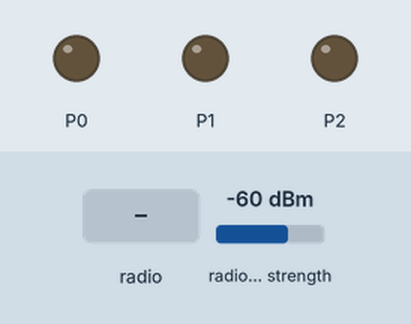
A program run on a simulated BBC micro:bit running MicroPython. Parts: output pins drawn as LEDs (lit = HIGH). The test bench sets the inputs (shaded band); at power-on: radio signal strength -60 dBm.

Above: at 1.2 s.
1.3 s: radio message "2" arrives
At 2.6 s:
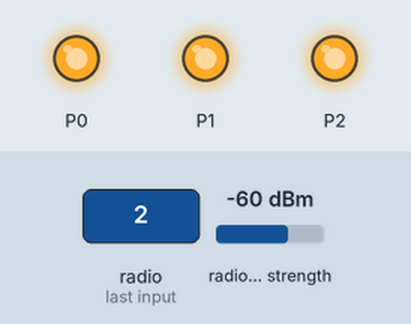
2.9 s: radio message "10" arrives
4.4 s: radio message "9" arrives
At 5.8 s:
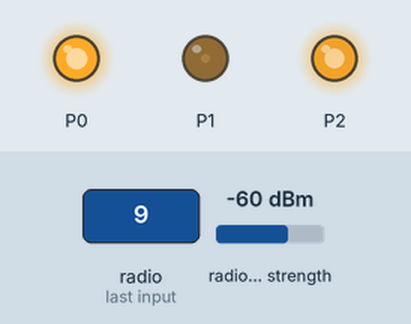
Timing chart, 0 to 7.4 s (numbered marks = the images above; inputs shaded):
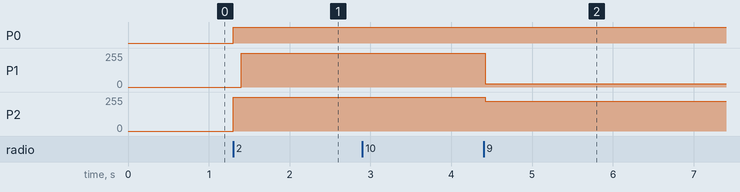

The program:

Receiver.py
```python
from microbit import *
import radio
radio.on()

def set_rgb(green, red, blue):
    pin0.write_analog(green)
    pin1.write_analog(red)
    pin2.write_analog(blue)

# receiver will show the distance to the beacon
# the number of receivers should be easily adjustable
while True:
    message = radio.receive_full()
    incoming = radio.receive()
    if message:
        strength = message[1]+100
        displaystrength = (int((strength/5)+1))
        sleep(20)
# creates a color spectrum from red to blue
        # full red
        if displaystrength == 10:
            set_rgb(1023, 0, 1023)
            sleep(20)
        if displaystrength == 9:
            set_rgb(1023, 100, 900)
            sleep(20)
        if displaystrength == 8:
            set_rgb(1023, 200, 700)
            sleep(20)
        if displaystrength == 7:
            set_rgb(1023, 400, 500)
            sleep(20)
        if displaystrength == 6:
            set_rgb(1023, 600, 300)
            sleep(20)
        if displaystrength == 5:
            set_rgb(1023, 800, 100)
            sleep(20)
        if displaystrength == 4:
            set_rgb(900, 900, 100)
            sleep(20)
        if displaystrength == 3:
            set_rgb(800, 1023, 100)
            sleep(20)
        if displaystrength == 2:
            set_rgb(600, 1023, 300)
            sleep(20)
        if displaystrength == 1:
            set_rgb(400, 1023, 500)
            sleep(20)
# if pulse sensor is pressed on beacon, the led will blink
    if incoming == '2':
        set_rgb(1023, 0, 1023)
        sleep(100)
        set_rgb(1023, 1023, 1023)
        sleep(100)
```

Measured:
- after the input at 1.3 s, P0: LOW → HIGH at once; P1: 0/255 → 255/255 after 0.10 s; P2: 0/255 → 255/255 at once
- after the input at 2.9 s, every drawn part: stays the same
- after the input at 4.4 s, P1: 255/255 → 25/255 at once; P2: 255/255 → 224/255 at once
